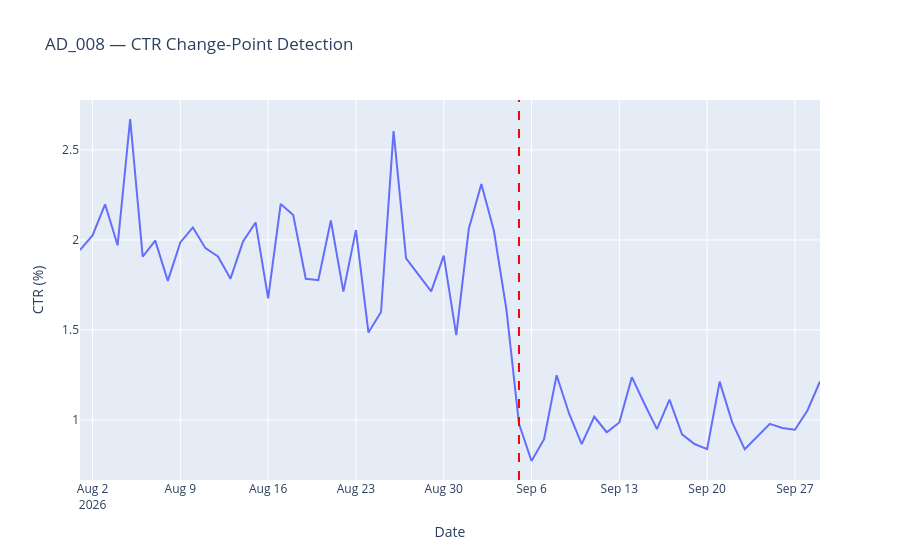

Notebook code for this chart:
### Code cell
import plotly.graph_objects as go

fig = go.Figure()

fig.add_trace(
    go.Scatter(
        x=ad_8["date"],
        y=ad_8["ctr"],
        mode="lines",
        name="CTR"
    )
)

for point in change_points[:-1]:

    fig.add_vline(
        x=ad_8["date"].iloc[point],
        line_dash="dash",
        line_color="red"
    )

fig.update_layout(
    title="AD_008 — CTR Change-Point Detection",
    xaxis_title="Date",
    yaxis_title="CTR (%)"
)

fig.show()
